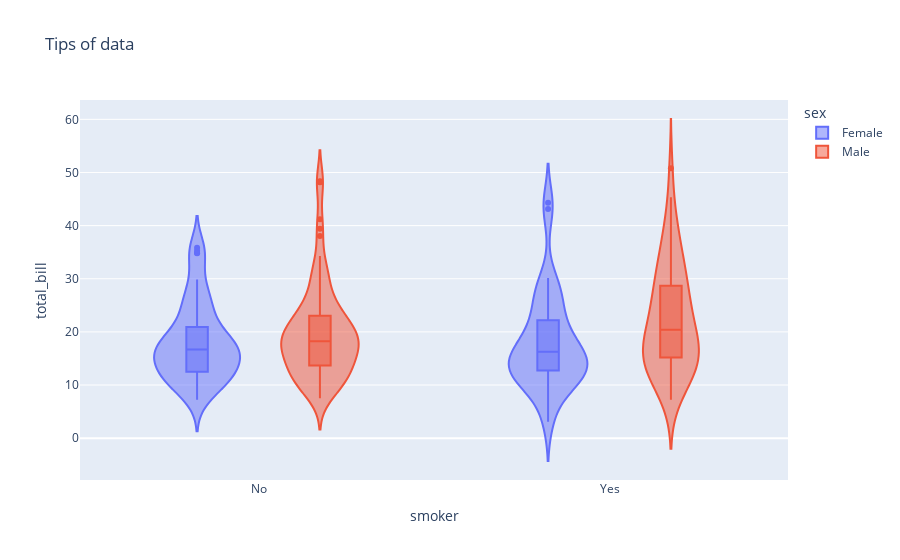

The cell this chart's notebook holds for it:
### Code cell
# violin plot
fig = px.violin(df, x="smoker", y="total_bill" , title="Tips of data" , color="sex" , box=True )
fig.show()

### Figure 1 — Plotly figure (JSON) as saved in the notebook; plotly's stock layout.template omitted (floating-point values rounded to 4 significant figures; data arrays with more than 128 entries replaced by an {"elided": "..."} marker saying what was removed)
{"data": [{"alignmentgroup": "True", "box": {"visible": true}, "hovertemplate": "sex=Female<br>smoker=%{x}<br>total_bill=%{y}<extra></extra>", "legendgroup": "Female", "marker": {"color": "#636efa"}, "name": "Female", "offsetgroup": "Female", "orientation": "v", "scalegroup": "True", "showlegend": true, "type": "violin", "x": ["No", "No", "No", "No", "No", "No", "No", "No", "No", "No", "No", "No", "No", "No", "No", "No", "Yes", "No", "Yes", "Yes", "No", "No", "No", "Yes", "Yes", "No", "Yes", "Yes", "Yes", "Yes", "No", "Yes", "No", "No", "No", "No", "No", "No", "No", "No", "No", "No", "No", "No", "No", "No", "No", "No", "No", "No", "No", "No", "No", "No", "No", "No", "No", "No", "No", "No", "No", "Yes", "Yes", "Yes", "Yes", "Yes", "Yes", "Yes", "Yes", "Yes", "Yes", "Yes", "Yes", "Yes", "Yes", "Yes", "Yes", "Yes", "Yes", "Yes", "No", "Yes", "Yes", "Yes", "No", "Yes", "No"], "x0": " ", "xaxis": "x", "y": [16.99, 24.59, 35.26, 14.83, 10.33, 16.97, 20.29, 15.77, 19.65, 15.06, 20.69, 16.93, 10.29, 34.81, 26.41, 16.45, 3.07, 17.07, 26.86, 25.28, 14.73, 10.07, 34.83, 5.75, 16.32, 22.75, 11.35, 15.38, 44.3, 22.42, 20.92, 14.31, 7.25, 25.71, 17.31, 10.65, 12.43, 24.08, 13.42, 12.48, 29.8, 14.52, 11.38, 20.27, 11.17, 12.26, 18.26, 8.51, 10.33, 14.15, 13.16, 17.47, 27.05, 16.43, 8.35, 18.64, 11.87, 29.85, 25, 13.39, 16.21, 17.51, 10.59, 10.63, 9.6, 20.9, 18.15, 19.81, 43.11, 13, 12.74, 13, 16.4, 16.47, 12.76, 13.27, 28.17, 12.9, 30.14, 13.42, 15.98, 16.27, 10.09, 22.12, 35.83, 27.18, 18.78], "y0": " ", "yaxis": "y"}, {"alignmentgroup": "True", "box": {"visible": true}, "hovertemplate": "sex=Male<br>smoker=%{x}<br>total_bill=%{y}<extra></extra>", "legendgroup": "Male", "marker": {"color": "#EF553B"}, "name": "Male", "offsetgroup": "Male", "orientation": "v", "scalegroup": "True", "showlegend": true, "type": "violin", "x": {"elided": "157 str values"}, "x0": " ", "xaxis": "x", "y": {"elided": "157 float values"}, "y0": " ", "yaxis": "y"}], "layout": {"legend": {"title": {"text": "sex"}, "tracegroupgap": 0}, "title": {"text": "Tips of data"}, "violinmode": "group", "xaxis": {"anchor": "y", "domain": [0, 1], "title": {"text": "smoker"}}, "yaxis": {"anchor": "x", "domain": [0, 1], "title": {"text": "total_bill"}}}}
